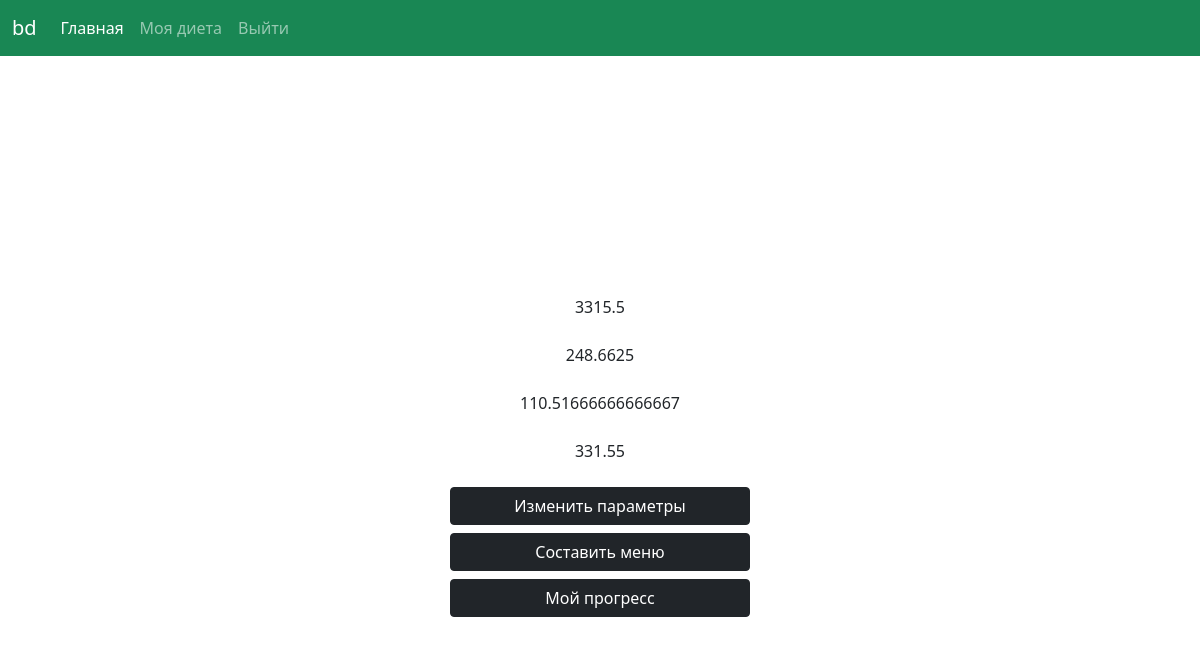
The app's page /my_diet/ (signed in) with its own data.
### balanced_diet/models.py (models this page shows, shortened)
class User_prefs(models.Model):
    owner = models.ForeignKey(User, on_delete=models.CASCADE)
    lactose = models.BooleanField(default=False)
    vegan = models.BooleanField(default=False)
    halal = models.BooleanField(default=False)
    kcal = models.DecimalField(max_digits=6, decimal_places=2)
    proteins = models.DecimalField(max_digits=6, decimal_places=2)
    fats = models.DecimalField(max_digits=6, decimal_places=2)
    carbs = models.DecimalField(max_digits=6, decimal_places=2)

### balanced_diet/views.py (the view)
# urls.py: path('my_diet/', views.my_diet, name='my_diet'),
@login_required
def my_diet(request):
    try:
        kcal = User_param.get_kcal(User_param.objects.get(owner=request.user))
        context = {
            'kcal': kcal[0],
            'prot': kcal[1],
            'fats': kcal[2],
            'carbs': kcal[3],
        }
        User_prefs.objects.update_or_create(
            owner=request.user,
            defaults={
                'owner':request.user,
                'kcal': kcal[0],
                'proteins': kcal[1],
                'fats': kcal[2],
                'carbs': kcal[3],
            }
        )
        return render(request, 'balanced_diet/my_diet.html', context)
    except User_param.DoesNotExist:
        return render(request, 'balanced_diet/my_diet.html')

### balanced_diet/models.py (called while the page is built)
    def get_kcal(self):
        if self.gender == 'M':
            kcal_value = (10 * float(self.weight) + 6.25 * float(self.height) - 5 * float(self.age) + 5) \
                         * float(self.activity.replace(',', '.'))
        elif self.gender == 'F':
            kcal_value = (10 * float(self.weight) + 6.25 * float(self.height) - 5 * float(self.age) - 161) \
                         * float(self.activity.replace(',', '.'))
        proteins = kcal_value * 0.3 / 4
        fats = kcal_value * 0.3 / 9
        carbs = kcal_value * 0.4 / 4
        return kcal_value, proteins, fats, carbs

### balanced_diet/templates/balanced_diet/my_diet.html
{% extends "balanced_diet/base.html" %}
{% block content %}
<div class="d-grid gap-2 col-6 mx-auto"style="max-width: 300px">
    {% if kcal is None %}
    <a class="btn btn-dark"  role="button" href="{% url 'balanced_diet:new_kcal' %}">Рассчитать КБЖУ</a>
    {% else %}
    <p>{{ kcal }}</p>
    <p>{{ prot }}</p>
    <p>{{ fats }}</p>
    <p>{{ carbs }}</p>
    <a class="btn btn-dark"  role="button" href="{% url 'balanced_diet:edit_kcal' %}">Изменить параметры</a>
    <a class="btn btn-dark"  type="button" href="{% url 'balanced_diet:input_prefs' %}">Составить меню</a>
    <a class="btn btn-dark"  type="button" href="{% url 'balanced_diet:progress_charts' %}">Мой прогресс</a>
    {% endif %}
</div>
{% endblock content %}

### records on screen
User_prefs: kcal "3315.5", proteins "248.6625", fats "110.51666666666667", carbs "331.55"
